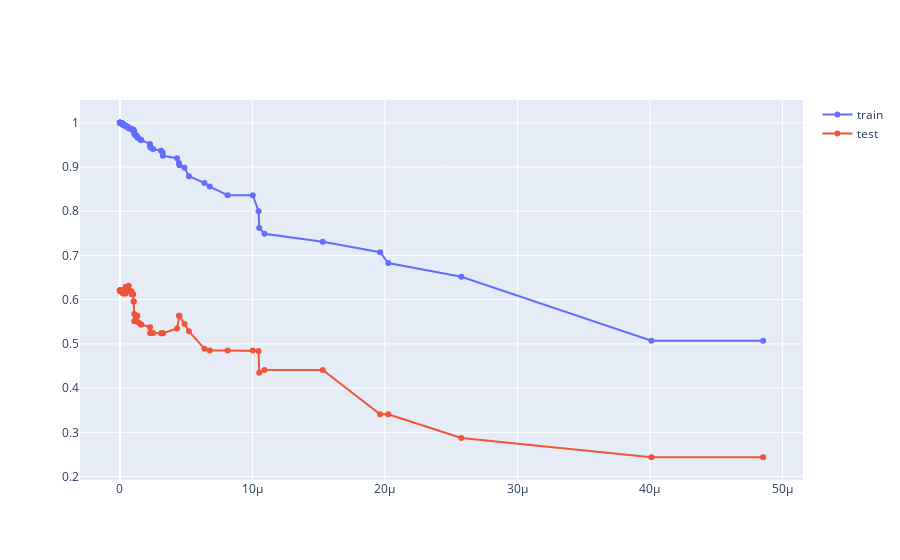

The notebook cell saved with this chart:
### Code cell
train_scores = [clf.score(X_train, y_train) for clf in clfs]
test_scores = [clf.score(X_test, y_test) for clf in clfs]

fig = go.Figure()
fig.add_trace(
    go.Scatter(x=ccp_alphas, y=train_scores, mode='lines+markers', name="train"))
fig.add_trace(
    go.Scatter(x=ccp_alphas, y=test_scores, mode='lines+markers', name="test"))

fig.show()
